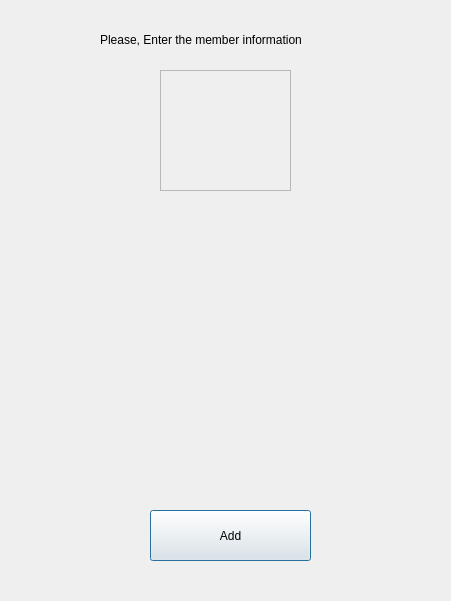
<?xml version="1.0" encoding="UTF-8"?>
<ui version="4.0">
 <class>subWindow_AddMember</class>
 <widget class="QDialog" name="subWindow_AddMember">
  <property name="geometry">
   <rect>
    <x>0</x>
    <y>0</y>
    <width>451</width>
    <height>601</height>
   </rect>
  </property>
  <property name="windowTitle">
   <string>Dialog</string>
  </property>
  <widget class="QLabel" name="label">
   <property name="geometry">
    <rect>
     <x>100</x>
     <y>30</y>
     <width>261</width>
     <height>20</height>
    </rect>
   </property>
   <property name="text">
    <string>Please, Enter the member information</string>
   </property>
  </widget>
  <widget class="QPushButton" name="addMember_Button">
   <property name="geometry">
    <rect>
     <x>150</x>
     <y>510</y>
     <width>161</width>
     <height>51</height>
    </rect>
   </property>
   <property name="text">
    <string>Add</string>
   </property>
  </widget>
  <widget class="QFrame" name="memberPhoto_Canvas_2">
   <property name="geometry">
    <rect>
     <x>160</x>
     <y>70</y>
     <width>131</width>
     <height>121</height>
    </rect>
   </property>
   <property name="frameShape">
    <enum>QFrame::Shape::StyledPanel</enum>
   </property>
   <property name="frameShadow">
    <enum>QFrame::Shadow::Raised</enum>
   </property>
  </widget>
 </widget>
 <resources/>
 <connections/>
</ui>
